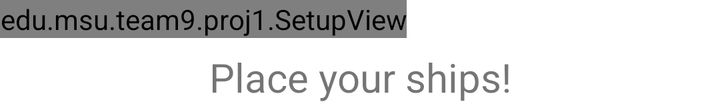
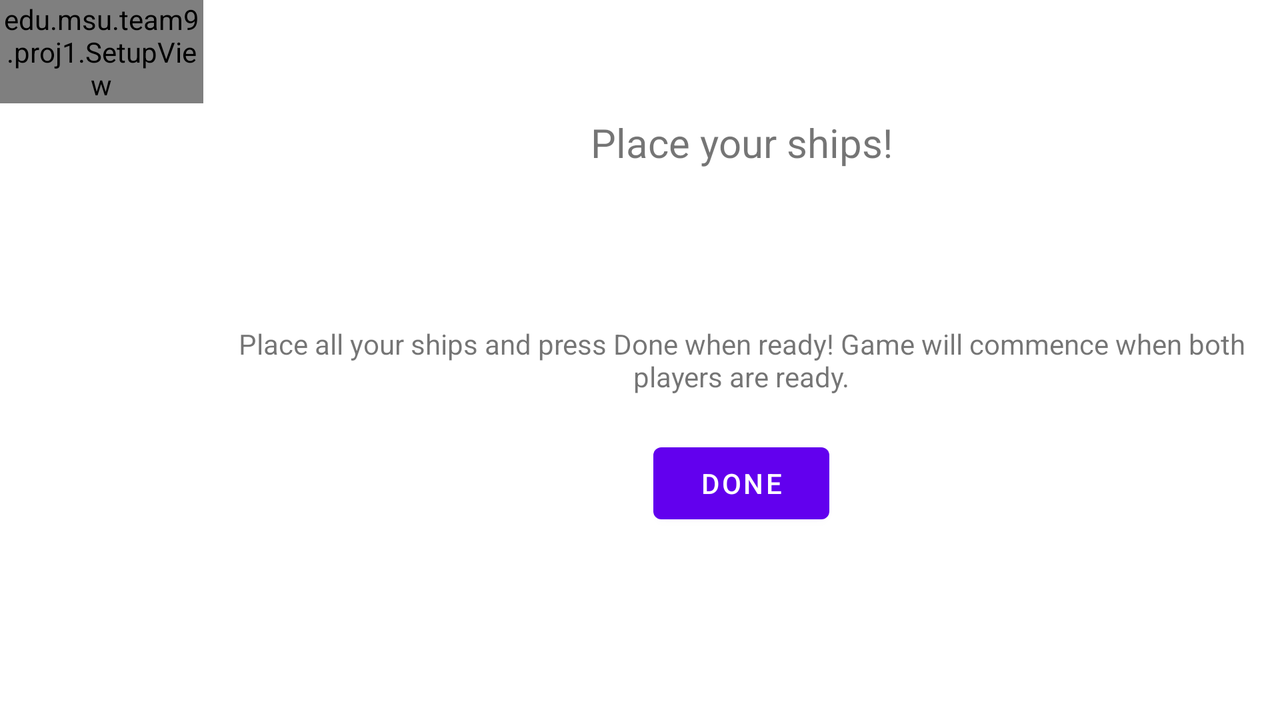

One screen, two layout resources from the same app: the default and the repository's alternative for another configuration. Each is rendered where Android would select it; the XML of both is given below.
<!-- AndroidManifest.xml: application theme Theme.Proj1 -->
<!-- res/layout/activity_setup.xml -->
<?xml version="1.0" encoding="utf-8"?>

<RelativeLayout xmlns:android="http://schemas.android.com/apk/res/android"
    xmlns:tools="http://schemas.android.com/tools"
    android:layout_width="match_parent"
    android:layout_height="wrap_content"
    android:gravity="center|top"
    tools:context=".SetupActivity">

    <TextView
        android:id="@+id/setupName"
        android:layout_width="match_parent"
        android:layout_height="wrap_content"
        android:layout_marginTop="25dp"
        android:gravity="center_horizontal"
        android:text="@string/setup_player"
        android:textSize="20sp" />

    <view
        android:id="@+id/setUpView"
        class="edu.msu.team9.proj1.SetupView"
        android:layout_width="wrap_content"
        android:layout_height="wrap_content" />

    <Button
        android:id="@+id/doneButton"
        android:layout_width="wrap_content"
        android:layout_height="wrap_content"
        android:layout_above="@id/textView"
        android:layout_centerInParent="true"
        android:onClick="onStartGame"
        android:text="@string/button_done_text"
        tools:ignore="TouchTargetSizeCheck" />

    <TextView
        android:id="@+id/textView"
        android:layout_width="wrap_content"
        android:layout_height="wrap_content"
        android:layout_alignBottom="@id/setUpView"
        android:layout_centerHorizontal="true"
        android:paddingTop="20dp"
        android:paddingBottom="20dp"
        android:text="@string/setupMessage" />

</RelativeLayout>
<!-- resources referenced by this layout -->
<resources>
  <string name="button_done_text">Done</string>
  <string name="setupMessage">Place all your ships and press Done when ready! Game will commence when both players are ready.</string>
  <string name="setup_player">Place your ships!</string>
  <style name="Theme.Proj1" parent="Theme.MaterialComponents.DayNight.DarkActionBar">
          
          <item name="colorPrimary">@color/purple_500</item>
          <item name="colorPrimaryVariant">@color/purple_700</item>
          <item name="colorOnPrimary">@color/white</item>
          
          <item name="colorSecondary">@color/teal_200</item>
          <item name="colorSecondaryVariant">@color/teal_700</item>
          <item name="colorOnSecondary">@color/black</item>
          
          <item name="android:statusBarColor" tools:targetApi="l">?attr/colorPrimaryVariant</item>
          
      </style>
</resources>
<!-- res/layout-land/activity_setup.xml (the repository's variant of the layout above) -->
<!-- drawn on the phone turned sideways -->
<?xml version="1.0" encoding="utf-8"?>

<LinearLayout xmlns:android="http://schemas.android.com/apk/res/android"
    xmlns:tools="http://schemas.android.com/tools"
    android:layout_width="wrap_content"
    android:layout_height="match_parent"
    android:baselineAligned="false"
    android:orientation="horizontal"
    tools:context=".SetupActivity">

    <view
        android:id="@+id/setUpView"
        class="edu.msu.team9.proj1.SetupView"
        android:layout_width="0dp"
        android:layout_height="wrap_content"
        android:layout_weight="1" />

    <RelativeLayout
        android:layout_width="0dp"
        android:layout_height="match_parent"
        android:layout_weight="1">


        <TextView
            android:id="@+id/setupName"
            android:layout_width="match_parent"
            android:layout_height="wrap_content"
            android:layout_above="@id/textWelcome"
            android:layout_alignParentTop="true"
            android:gravity="center_horizontal|center_vertical"
            android:text="@string/setup_player"
            android:textSize="20sp" />


        <TextView
            android:id="@+id/textWelcome"
            android:layout_width="match_parent"
            android:layout_height="wrap_content"
            android:layout_centerInParent="true"
            android:gravity="center"
            android:paddingTop="20dp"
            android:paddingBottom="20dp"
            android:text="@string/setupMessage" />

        <Button
            android:id="@+id/doneButtonLand"
            android:layout_width="wrap_content"
            android:layout_height="wrap_content"
            android:layout_below="@id/textWelcome"
            android:layout_alignParentBottom="false"
            android:layout_centerHorizontal="true"
            android:onClick="onStartGame"
            android:text="@string/button_done_text"
            tools:ignore="TouchTargetSizeCheck" />

    </RelativeLayout>

</LinearLayout>
